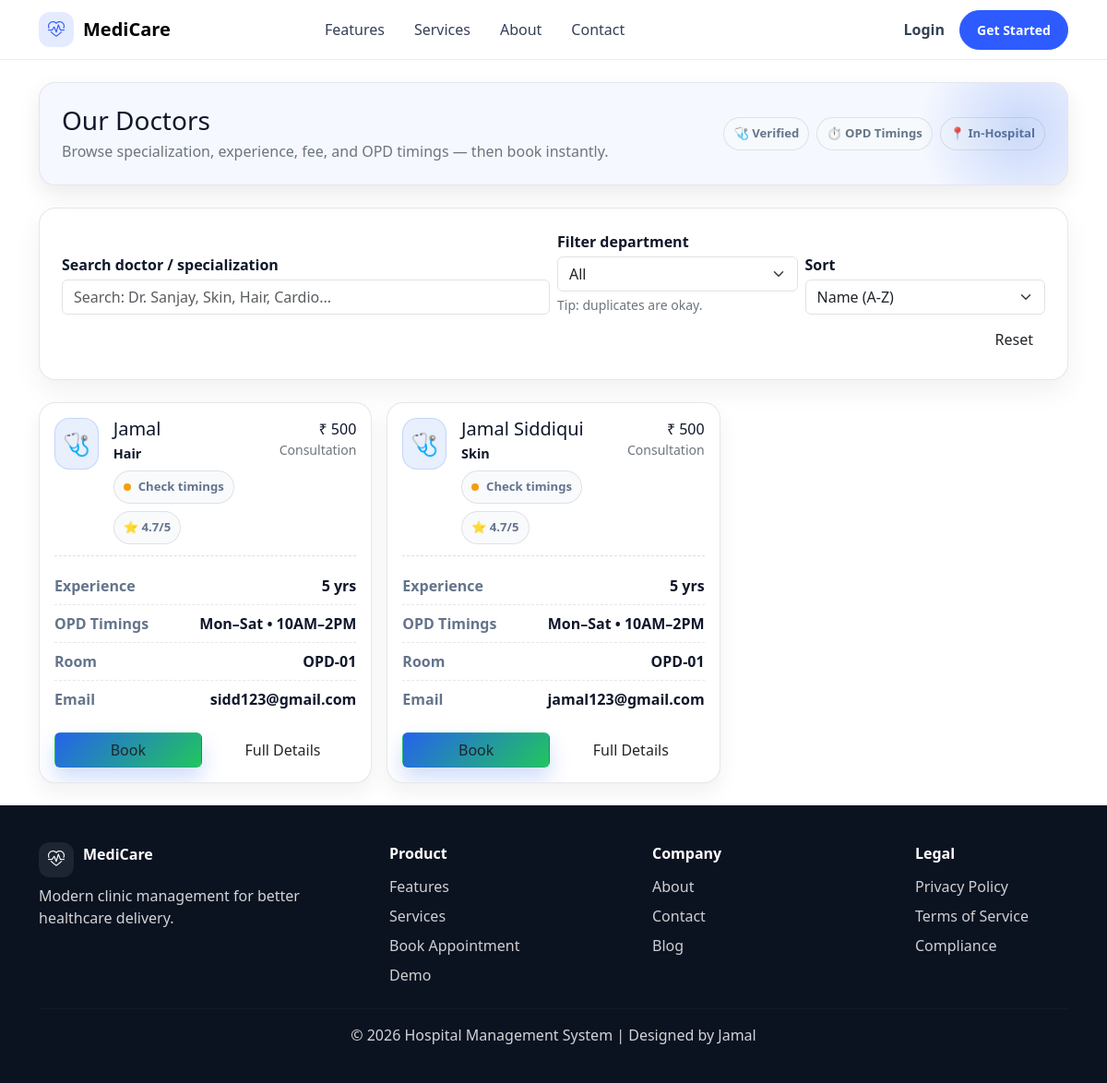
The app's page /doctors/ with its own data.
### Doctors/models.py (models this page shows, shortened)
class Doctor(models.Model):
    name = models.CharField(max_length=100)
    email = models.EmailField(unique=True)
    phone = models.CharField(max_length=15)
    specialization = models.CharField(max_length=100)
    experience = models.IntegerField(help_text="Years of experience")
    is_active = models.BooleanField(default=True)
    current_token = models.PositiveIntegerField(default=0)  #
    avg_minutes_per_patient = models.PositiveIntegerField(default=10)

### Doctors/views.py (the view)
# urls.py: path("doctors/", views.doctors_detail, name="doctor_detail"),
def doctors_detail(request):
    doctors = Doctor.objects.all().order_by("name")
    return render(request, "doctors_detail.html", {"doctors": doctors})

### templates/doctors_detail.html (shortened to what this page needs)
<!DOCTYPE html>
<html lang="en">
<head>
  <link href="https://cdn.jsdelivr.net/npm/bootstrap@5.3.2/dist/css/bootstrap.min.css" rel="stylesheet">
</head>
<body>
  {% extends "base.html" %}
{% block content %}
<div class="container py-4">
  <div class="hero p-3 p-md-4 mb-4">
    <div class="d-flex flex-wrap justify-content-between align-items-center gap-3 position-relative">
      <div>
        <h1 class="h3 fw-black mb-1">Our Doctors</h1>
        <p class="text-secondary mb-0">Browse specialization, experience, fee, and OPD timings — then book instantly.</p>
      </div>
      <div class="d-flex gap-2 flex-wrap">
        <span class="badge-soft">🩺 Verified</span>
        <span class="badge-soft">⏱️ OPD Timings</span>
        <span class="badge-soft">📍 In-Hospital</span>
      </div>
    </div>
  </div>
  <div class="soft-card p-3 p-md-4 mb-4">
    <div class="row g-2 align-items-end">
      <div class="col-12 col-md-6">
        <label class="form-label fw-semibold mb-1">Search doctor / specialization</label>
        <input id="searchInput" class="form-control" placeholder="Search: Dr. Sanjay, Skin, Hair, Cardio..." />
      </div>
      <div class="col-6 col-md-3">
        <label class="form-label fw-semibold mb-1">Filter department</label>
        <select id="deptFilter" class="form-select">
          <option value="all">All</option>
        </select>
        <div class="small text-secondary mt-1">Tip: duplicates are okay.</div>
      </div>
      <div class="col-6 col-md-3">
        <label class="form-label fw-semibold mb-1">Sort</label>
        <select id="sortBy" class="form-select">
          <option value="name">Name (A-Z)</option>
        </select>
      </div>
      <div class="col-12 d-flex justify-content-end mt-2">
        <button class="btn btn-outline-soft btn-modern" id="resetBtn">Reset</button>
      </div>
    </div>
  </div>
  {% if doctors %}
  <div class="row g-3" id="doctorGrid">
    {% for doc in doctors %}
    <div class="col-12 col-md-6 col-lg-4 doctor-item"
         data-name="{{ doc.name|default:''|lower }}"
         data-spec="{{ doc.specialization|default:''|lower }}"
         data-dept="{{ doc.department|default:''|lower }}"
         data-exp="{{ doc.experience_years|default:0 }}"
         data-fee="{{ doc.fee|default:0 }}">
      <div class="doctor-card p-3">
        <div class="d-flex justify-content-between align-items-start">
          <div class="d-flex gap-3">
            <div class="avatar">🩺</div>
            <div>
              <div class="fw-black h5 mb-1">{{ doc.name|default:"Doctor" }}</div>
              <div class="meta">
                <strong>{{ doc.specialization|default:"General Physician" }}</strong>
              </div>
              <div class="d-flex gap-2 flex-wrap mt-2">
                {% if doc.is_available %}
                  <span class="badge-soft"><span class="dot dot-green"></span> Available</span>
                {% else %}
                  <span class="badge-soft"><span class="dot dot-yellow"></span> Check timings</span>
                {% endif %}
                <span class="badge-soft">⭐ {{ doc.rating|default:"4.7" }}/5</span>
              </div>
            </div>
          </div>
          <div class="text-end">
            <div class="fw-black">₹ {{ doc.fee|default:"500" }}</div>
            <div class="small text-secondary">Consultation</div>
          </div>
        </div>
        <div class="details">
          <div class="rowline">
            <div class="l">Experience</div>
            <div class="r">{{ doc.experience_years|default:"5" }} yrs</div>
          </div>
          <div class="rowline">
            <div class="l">OPD Timings</div>
            <div class="r">{{ doc.timings|default:"Mon–Sat • 10AM–2PM" }}</div>
          </div>
          <div class="rowline">
            <div class="l">Room</div>
            <div class="r">{{ doc.room|default:"OPD-01" }}</div>
          </div>
          <div class="rowline">
            <div class="l">Email</div>
            <div class="r">{{ doc.email|default:"doctor@hospital.com" }}</div>
          </div>
        </div>
        <div class="d-flex gap-2 mt-3">
          <a href="{% url 'appointmentspage' %}" class="btn btn-primary-grad btn-modern w-100">Book</a>
          <button class="btn btn-outline-soft btn-modern w-100"
                  data-bs-toggle="modal"
                  data-bs-target="#doctorModal"
                  data-name="{{ doc.name|default:'Doctor' }}"
                  data-spec="{{ doc.specialization|default:'General Physician' }}"
                  data-dept="{{ doc.department|default:'Department' }}"
                  data-exp="{{ doc.experience_years|default:'5' }}"
                  data-fee="{{ doc.fee|default:'500' }}"
                  data-time="{{ doc.timings|default:'Mon–Sat • 10AM–2PM' }}"
                  data-room="{{ doc.room|default:'OPD-01' }}"
                  data-lang="{{ doc.languages|default:'English, Hindi' }}"
                  data-bio="{{ doc.bio|default:'Experienced doctor focused on patient-first care and accurate diagnosis.' }}">
            Full Details
          </button>
        </div>
      </div>
    </div>
    {% endfor %}
  </div>
  {% else %}
    <div class="soft-card p-4 text-center">
      <div class="fw-black h5 mb-1">No doctors found</div>
      <div class="text-secondary">Add doctors in the Doctor table, then refresh this page.</div>
    </div>
  {% endif %}
</div>
{% endblock %}

### templates/base.html (shortened to what this page needs)
{% load static %}
<!DOCTYPE html>
<html lang="en">
<head>
  <link href="https://cdn.jsdelivr.net/npm/bootstrap@5.3.2/dist/css/bootstrap.min.css" rel="stylesheet">
  <link href="https://cdn.jsdelivr.net/npm/bootstrap-icons/font/bootstrap-icons.css" rel="stylesheet">
</head>
<body>
  {% include "navbar.html" %}
  {% block content %}{% endblock %}
  {% include "footer.html" %}
</body>
</html>

### templates/navbar.html (shortened to what this page needs)
{% load static %}
<nav class="navbar navbar-expand-lg nav-glass sticky-top">
  <div class="container">
    <a class="navbar-brand fw-bold d-flex align-items-center" href="{% url 'home' %}">
      <span class="brand-badge"><i class="bi bi-heart-pulse"></i></span>
      MediCare
    </a>
    <div class="collapse navbar-collapse" id="navbarNav">
      <ul class="navbar-nav mx-auto gap-lg-3">
        <li class="nav-item"><a class="nav-link" href="#features">Features</a></li>
        <li class="nav-item"><a class="nav-link" href="#services">Services</a></li>
        <li class="nav-item"><a class="nav-link" href="#about">About</a></li>
        <li class="nav-item"><a class="nav-link" href="#contact">Contact</a></li>
      </ul>
      <ul class="navbar-nav ms-auto align-items-lg-center gap-2">
        {% if logged_user %}
          <li class="nav-item dropdown">
            <a class="nav-link dropdown-toggle fw-semibold" href="#" role="button" data-bs-toggle="dropdown">
              <i class="bi bi-person-circle me-1"></i>{{ logged_user.fullname }}
            </a>
            <ul class="dropdown-menu dropdown-menu-end">
              <li><a class="dropdown-item text-danger" href="{% url 'logout' %}">Logout</a></li>
            </ul>
          </li>
          <li class="nav-item">
            <a class="btn btn-brand btn-sm" href="{% url 'appointment' %}">Get Started</a>
          </li>
        {% else %}
          <li class="nav-item">
            <a class="nav-link fw-semibold" href="{% url 'loginpage' %}">Login</a>
          </li>
          <li class="nav-item">
            <a class="btn btn-brand btn-sm" href="{% url 'signuppage' %}">Get Started</a>
          </li>
        {% endif %}
      </ul>
    </div>
  </div>
</nav>

### templates/footer.html
<footer>
  <div class="container">
    <div class="row g-4">
      <div class="col-md-4">
        <div class="d-flex align-items-center mb-2">
          <span class="brand-badge" style="background:rgba(255,255,255,0.08);color:#fff;">
            <i class="bi bi-heart-pulse"></i>
          </span>
          <span class="footer-title">MediCare</span>
        </div>
        <p class="mb-0">Modern clinic management for better healthcare delivery.</p>
      </div>
      <div class="col-md-3">
        <div class="footer-title">Product</div>
        <div class="d-flex flex-column gap-2">
          <a href="#features">Features</a>
          <a href="#services">Services</a>
          <a href="{% url 'appointment' %}">Book Appointment</a>
          <a href="#contact">Demo</a>
        </div>
      </div>
      <div class="col-md-3">
        <div class="footer-title">Company</div>
        <div class="d-flex flex-column gap-2">
          <a href="#about">About</a>
          <a href="#contact">Contact</a>
          <a href="#">Blog</a>
        </div>
      </div>
      <div class="col-md-2">
        <div class="footer-title">Legal</div>
        <div class="d-flex flex-column gap-2">
          <a href="#">Privacy Policy</a>
          <a href="#">Terms of Service</a>
          <a href="#">Compliance</a>
        </div>
      </div>
    </div>
    <hr class="mt-4" style="border-color: rgba(255,255,255,0.12);">
    <div class="text-center mt-3">
      © 2026 Hospital Management System | Designed by Jamal
    </div>
  </div>
</footer>

### templates/doctors_detail.html (style rules this page uses)
:root { --bg:#f7f9ff; --card:#ffffff; --text:#0f172a; --muted:#64748b; --line: rgba(15,23,42,.10); --shadow: 0 18px 44px rgba(2, 6, 23, .08); --shadow2: 0 10px 24px rgba(2, 6, 23, .08); --radius: 18px; --brand:#2563eb; --good:#16a34a; --warn:#f59e0b; }
body { font-family: "Inter", system-ui, -apple-system, Segoe UI, Roboto, Arial, sans-serif; background: radial-gradient(1200px 600px at 10% 0%, #eef6ff, transparent 60%), radial-gradient(1200px 600px at 90% 10%, #f3e8ff, transparent 55%), var(--bg); color: var(--text); min-height: 100vh; }
.hero { border-radius: var(--radius); background: linear-gradient(135deg, rgba(37,99,235,.14), rgba(34,197,94,.10)); border: 1px solid rgba(15,23,42,.08); box-shadow: var(--shadow2); overflow: hidden; position: relative; }
.hero::after { content:""; position:absolute; right:-80px; top:-80px; width:260px; height:260px; background: radial-gradient(circle, rgba(37,99,235,.22), transparent 60%); border-radius: 999px; }
.soft-card { background: var(--card); border: 1px solid var(--line); border-radius: var(--radius); box-shadow: var(--shadow); overflow: hidden; }
.doctor-card { border: 1px solid rgba(15,23,42,.10); border-radius: 18px; background: #fff; box-shadow: 0 10px 22px rgba(2,6,23,.06); transition: transform .12s ease, box-shadow .12s ease; overflow: hidden; height: 100%; }
.avatar { width: 56px; height: 56px; border-radius: 16px; display:grid; place-items:center; background: rgba(37,99,235,.10); border: 1px solid rgba(37,99,235,.18); font-size: 24px; font-weight: 900; }
.badge-soft { border-radius: 999px; padding: 7px 10px; font-weight: 800; border: 1px solid rgba(15,23,42,.10); background: rgba(248,250,252,.9); color: var(--muted); font-size: .82rem; display:inline-flex; align-items:center; gap: 8px; }
.dot { width: 8px; height: 8px; border-radius: 999px; display:inline-block; }
.dot-yellow { background:#f59e0b; }
.meta { color: var(--muted); font-size: .9rem; }
.meta strong { color: var(--text); }
.btn-modern { border-radius: 14px; font-weight: 900; padding: 10px 14px; }
.btn-primary-grad { background: linear-gradient(135deg, #2563eb, #22c55e); border: 0; color: #fff; box-shadow: 0 12px 22px rgba(37,99,235,.22); }
.btn-outline-soft { border-radius: 14px; font-weight: 900; border: 1px solid rgba(15,23,42,.14); background: rgba(255,255,255,.75); }
.details { border-top: 1px dashed rgba(15,23,42,.14); margin-top: 12px; padding-top: 12px; }
.rowline { display:flex; justify-content:space-between; gap: 12px; padding: 8px 0; border-bottom: 1px dashed rgba(15,23,42,.10); }
.rowline:last-child { border-bottom:none; }
.rowline .l { color: var(--muted); font-weight: 700; }
.rowline .r { font-weight: 800; text-align:right; }

### templates/base.html (style rules this page uses)
:root { --brand: #2d5bff; --brand-dark: #1e3fd6; --soft-bg: #f6f8ff; --card-border: rgba(15, 23, 42, 0.10); --text-muted2: rgba(15, 23, 42, 0.70); --footer-bg: #0b1220; }
body { background: #fff; color: #0f172a; font-family: system-ui, -apple-system, Segoe UI, Roboto, Arial, sans-serif; }
.nav-glass { background: rgba(255,255,255,0.9); backdrop-filter: blur(10px); border-bottom: 1px solid rgba(15,23,42,0.08); }
.brand-badge { width: 38px; height: 38px; display: inline-flex; align-items: center; justify-content: center; border-radius: 12px; background: rgba(45, 91, 255, 0.12); color: var(--brand); margin-right: 10px; font-size: 18px; }
.nav-link { color:#334155 !important; font-weight: 500; }
.btn-brand { background: var(--brand); border-color: var(--brand); color: #fff; border-radius: 999px; padding: 10px 18px; font-weight: 600; }
.hero { background: var(--soft-bg); padding: 80px 0 50px; }
.soft-card { border: 1px solid var(--card-border); border-radius: 18px; box-shadow: 0 12px 30px rgba(2, 6, 23, 0.06); background: #fff; }
footer { background: var(--footer-bg); color: rgba(255,255,255,0.82); padding: 40px 0; }
footer a { color: rgba(255,255,255,0.80); text-decoration:none; }
.footer-title { color:#fff; font-weight: 800; margin-bottom: 12px; }

### records on screen
Doctor: name "Jamal", specialization "Hair", rating "4.7", fee "500", experience_years "5", timings "Mon–Sat • 10AM–2PM", room "OPD-01", email "sidd123@gmail.com"
Doctor: name "Jamal Siddiqui", specialization "Skin", rating "4.7", fee "500", experience_years "5", timings "Mon–Sat • 10AM–2PM", room "OPD-01", email "jamal123@gmail.com"
